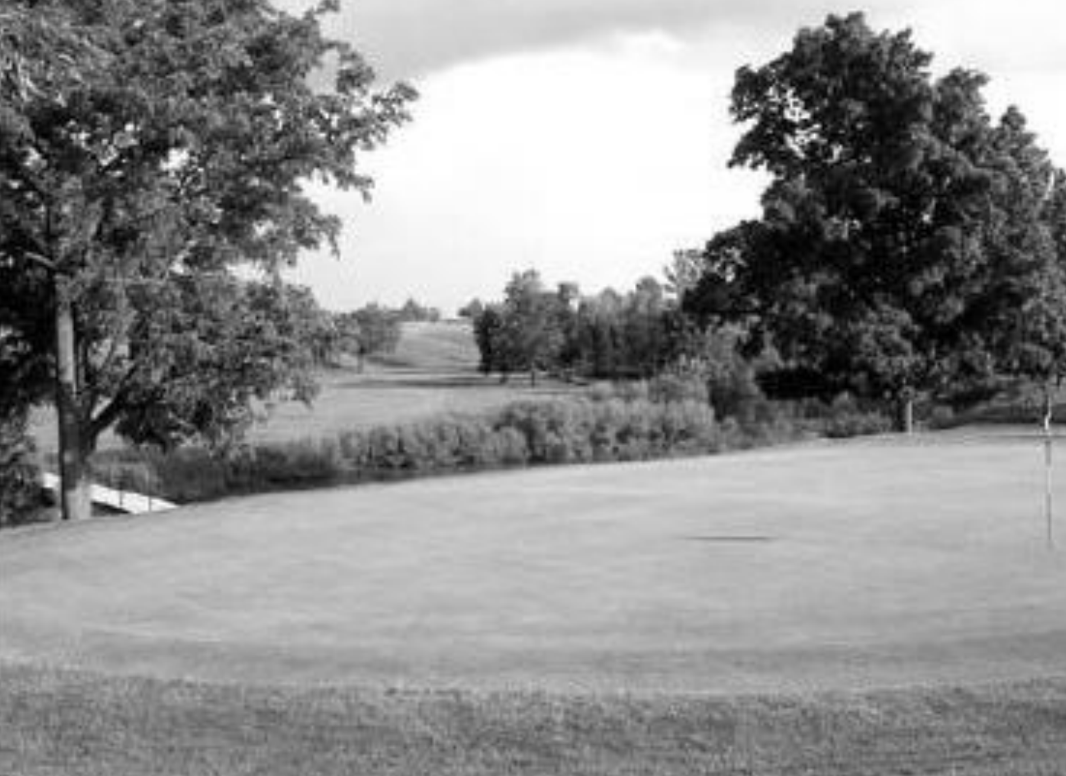
#> input picture Pseudo Coloring/grey.png, 1066 x 776 px
$ python color.py
#> lines starting #> are read from the running program, lines starting #| are printed output that depends on the picture
import cv2
import numpy as np

image = cv2.imread('grey.png')
#> image is the input picture: shape (776, 1066, 3); min 0, max 255, mean 140

hsv = cv2.imread('nature.png')
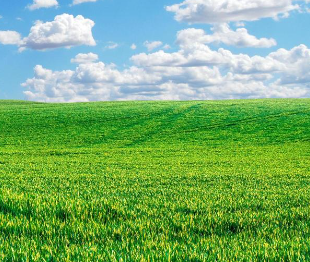
#> input picture Pseudo Coloring/nature.png, 310 x 262 px
#> hsv is the input picture: shape (262, 310, 3); mean B, G, R 111.7, 174.5, 121.3
image_hsv = cv2.imread('nature.png')

image_hsv = cv2.cvtColor(image_hsv, cv2.COLOR_BGR2RGB)
image_hsv = cv2.cvtColor(image_hsv, cv2.COLOR_RGB2HSV)
#> image_hsv: shape (262, 310, 3); mean H, S, V 68.6, 143.5, 182.9

image=np.array(image)
image_hsv=np.array(image_hsv)
hsv=np.array(hsv)

m=len(hsv)
#> m = 262
n=len(hsv[0])
#> n = 310
o=len(hsv[0][0])
#> o = 3

array=[]
for i in range(256):
    hashing={}
    array.append([0, [0.0, 0.0]])

for i in range(m):
    for j in range(n):
        array[image_hsv[i][j][2]][0]+=1
        array[image_hsv[i][j][2]][1][0]+=image_hsv[i][j][0]
        array[image_hsv[i][j][2]][1][1]+=image_hsv[i][j][1]
#> after the loop, array = 256 items

for i in range(256):
    try:
        array[i][1][0]/=array[i][0]
    except:
        print('',end='')
    try:
        array[i][1][1]/=array[i][0]
    except:
        print('',end='')
    array[i][1][0]=np.floor(array[i][1][0])
    array[i][1][1]=np.floor(array[i][1][1])

m=len(image)
#> m = 776
n=len(image[0])
#> n = 1066
o=len(image[0][0])

for i in range(m):
    for j in range(n):
        image[i][j][0]=array[image[i][j][0]][1][0]
        image[i][j][1]=array[image[i][j][0]][1][1]
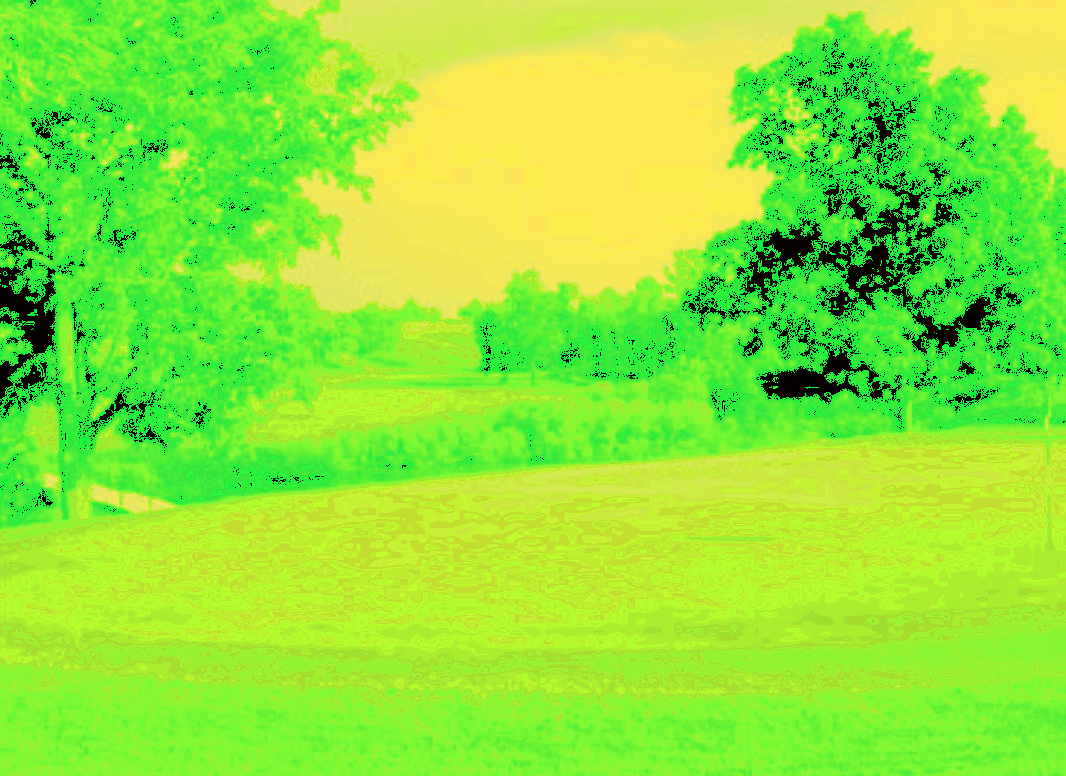
#> image: shape (776, 1066, 3); mean B, G, R 55.4, 229.6, 140

print(array)
#> (printed output is left out)

image = cv2.cvtColor(image, cv2.COLOR_HSV2RGB)
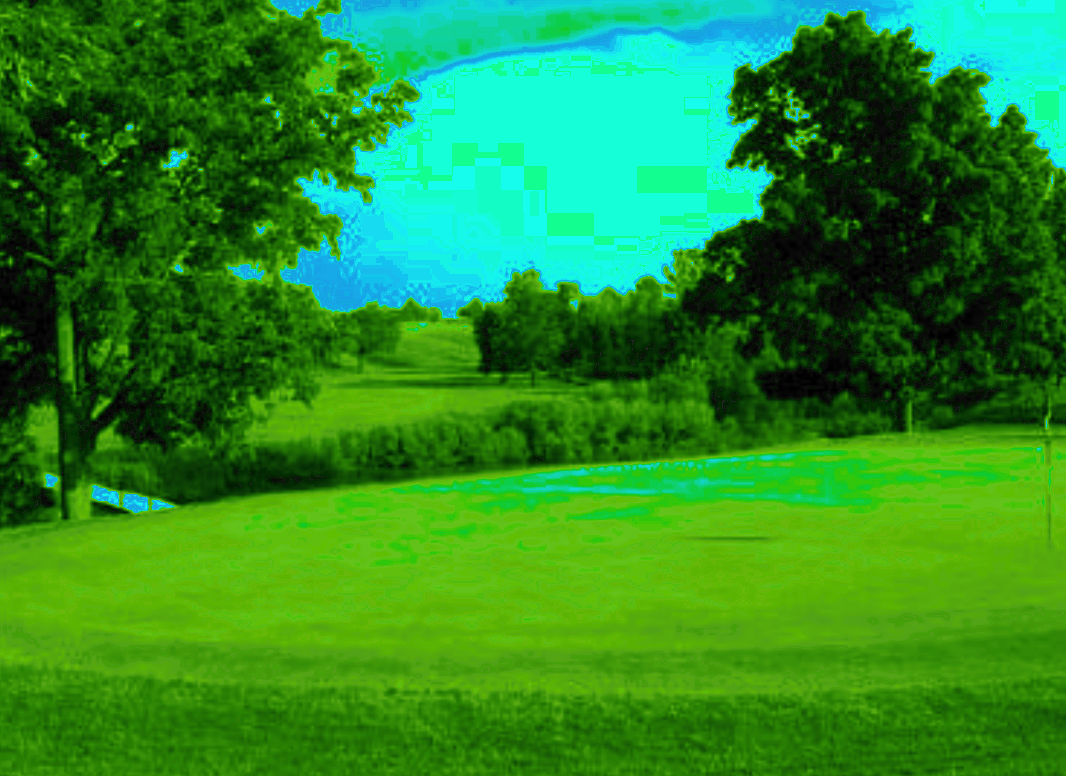
#> image: shape (776, 1066, 3); mean R, G, B 41.5, 138.5, 41.7
image = cv2.cvtColor(image, cv2.COLOR_RGB2BGR)

cv2.imwrite("color.png", image)
